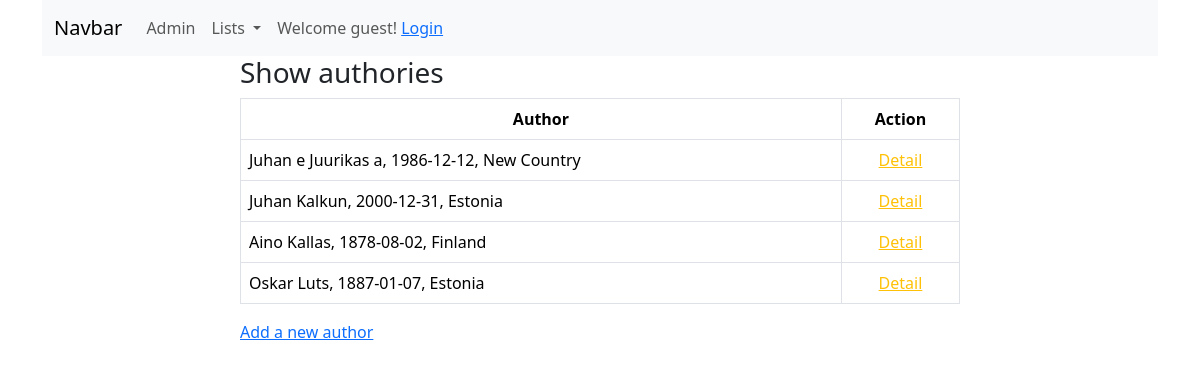
The app's page /booksapp/author_list/, older data.
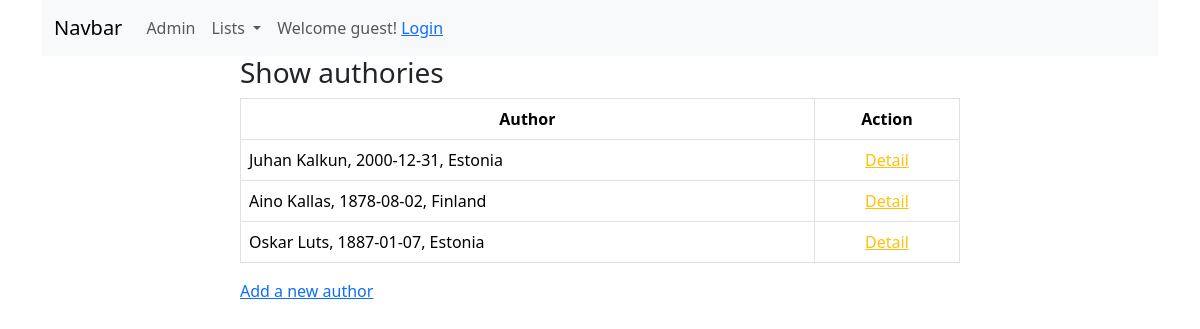
The same page, newer data.
### booksapp/models.py (models this page shows)
class Author(models.Model):
    firstname = models.CharField(max_length=25, validators=[MinLengthValidator(2)])
    lastname = models.CharField(max_length=25, validators=[MinLengthValidator(2)])
    birth = models.DateField(null=True, blank=True)
    country = models.ForeignKey(Country, on_delete=models.SET_NULL, null=True)
    class Meta:
        ordering = ['lastname', 'firstname']
    def fullname(self):
        return f'{self.firstname} {self.lastname}'
    def __str__(self):
        return f'{self.fullname()}, {self.birth}, {self.country}'

class Country(models.Model):
    country = models.CharField(max_length=50,
                               validators=[MinLengthValidator(3)])
    class Meta:
        verbose_name_plural = 'countries'
    def __str__(self):
        return self.country

### booksapp/views.py (the view)
# urls.py: path('author_list/', views.AuthorListView.as_view(), name='author_list'),  # Author List View
class AuthorListView(ListView):
    model = Author

### booksapp/templates/booksapp/author_list.html (shortened to what this page needs)
{% extends 'base.html' %}
{% block content %}
	<div class="container">
        <div class="row">
            <div class="col-8 mx-auto">
                <h3>Show authories</h3>
                <table class="table table-bordered table-hover">
                    <thead>
                        <tr class="text-center">
                            <th>Author</th>
                            <th>Action</th>
                        </tr>
                    </thead>
                    <tbody>
                        {% for author in object_list %}
                            <tr>
                                <td>{{ author }}</td>
                                <td class="text-center">
                                    <a href="{% url 'booksapp:author_detail' pk=author.id %}" class="text-warning">Detail</a>
                                </td>
                            </tr>
                        {% endfor %}
                    </tbody>
                </table>
                <a href="{% url 'booksapp:author_create' %}">Add a new author</a>
            </div>
        </div>
    </div>
{% endblock %}

Row changes from the older to the newer data that the page shows:
removed Author: firstname+lastname+birth "Juhan e Juurikas a, 1986-12-12, New Country"
